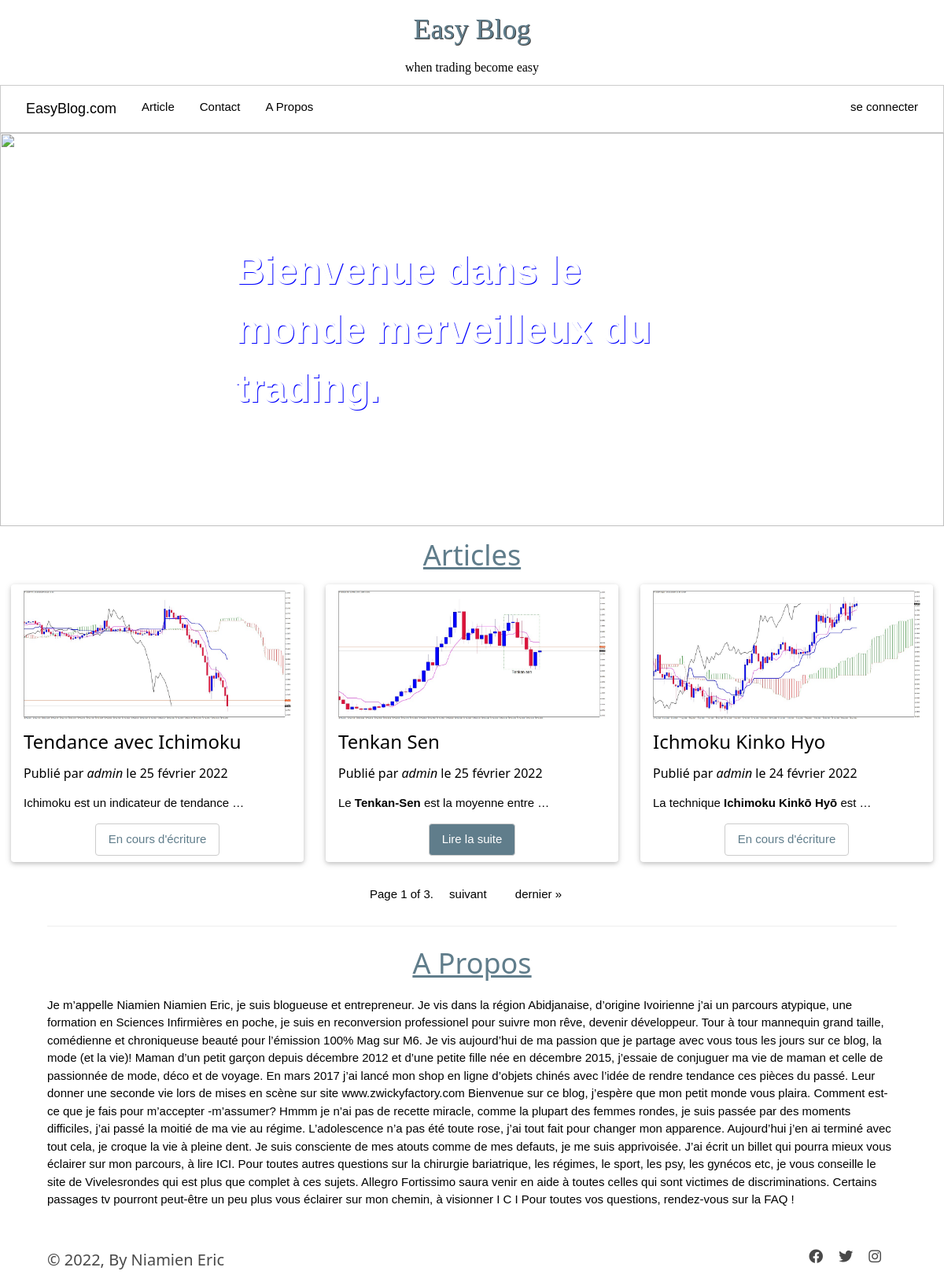
Before: / with the older database file.
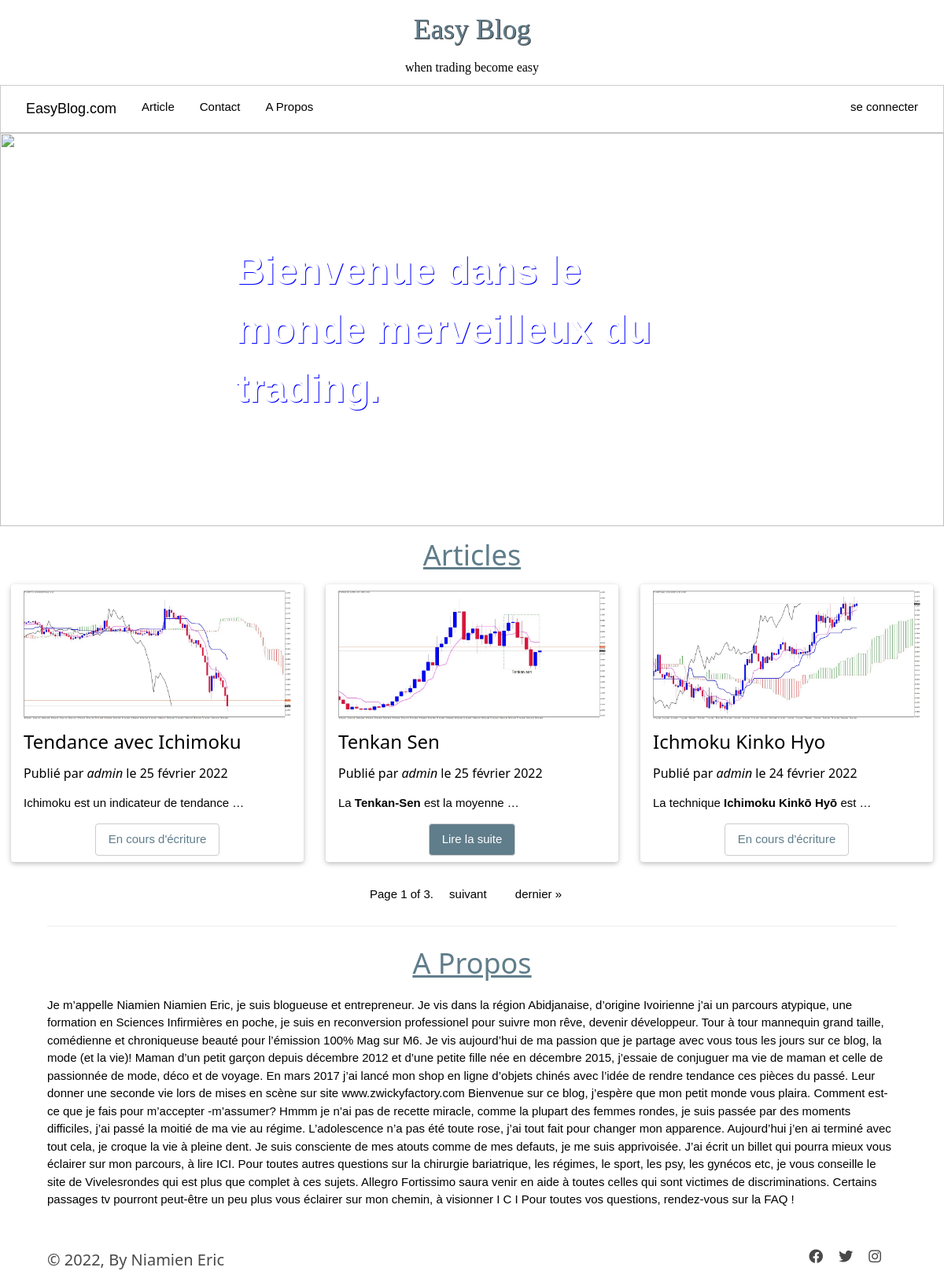
After: the same page with the newer database file.
### post/models.py (models this page shows, shortened)
class BlogPost(models.Model):
    title = models.CharField(max_length=255, unique=True, verbose_name="Titre")
    slug = models.SlugField(max_length=255, unique=True, blank=True)
    author = models.ForeignKey(User, on_delete=models.SET_NULL, null=True, blank=True)
    last_updated = models.DateTimeField(auto_now=True)
    created_on = models.DateField(blank=True, null=True)
    published = models.BooleanField(default=False, verbose_name="Publié")
    images = models.ImageField(upload_to='media')
    content =  HTMLField()
    class Meta:
        ordering = ['-created_on']
        verbose_name = "Article"
    @property
    def author_or_default(self):
        return self.author.username if self.author else "L'auteur inconnu"

### session/models.py (models this page shows)
class BlogUser(AbstractUser):
    pass

### post/views.py (the view)
# urls.py: path('', views.postAll, name='home'),
def postAll(request):
    home = True
    posts_all = BlogPost.objects.all()
    paginator = Paginator(posts_all, 3)
    page_number = request.GET.get('page')
    posts = paginator.get_page(page_number)
    context = {'posts':posts,'home':home}
    return render(request,'post/index.html',context)

### templates/post/index.html (shortened to what this page needs)
{% extends 'main.html' %}
{% load static %}
{% block headcontent %}
    <link rel="stylesheet" href="{% static 'css/index.css' %}">
{% endblock %}
{% block content %}
<div class="w3-display-container">
    <img  src="https://render.fineartamerica.com/images/images-profile-flow/350/images/artworkimages/medium/1/milkeweed-abstract-angela-king-jones.jpg" style="height: 500px; width: 100%;">
    <div class="w3-display-middle w3-text-white" style="font-size:50px; font-weight: bolder;text-shadow:1px 1px 0 blue">
        Bienvenue dans le monde merveilleux du trading.
    </div>
</div>
<h1 class="w3-center w3-text-blue-grey" id="article"><u>Articles</u></h1>
<div class="container-index">
    {% for post in posts %}
        <article class="article w3-card w3-round w3-padding">
            <img class="image" src="{{post.images.url}}" alt="" srcset="" style="width: 100%;">
            <h3>{{ post.title }}</h3>
            <h6>Publié par <i>{{ post.author_or_default }}</i> le {{ post.created_on|date:'j F Y' }}</h6>
            <p>{{ post.content|safe|truncatewords:6 }}</p>
            <div class="w3-container w3-center">
                {% if post.published %}
                    <a href="{% url 'details' post.slug %}" class="w3-button w3-blue-gray w3-border w3-round">Lire la suite</a>
                {% else %}
                    <a href="" class="w3-button w3-text-blue-grey w3-white w3-border w3-round">En cours d'écriture</a>
                {% endif %}
            </div>
        </article>
    {% endfor %}
</div>
<br>
<div class="w3-bar pagination  w3-center">
    <span class="step-links ">
        <span class="current">
            Page {{ posts.number }} of {{ posts.paginator.num_pages }}.
        </span>
        {% if posts.has_next %}
            <a class="w3-button" href="?page={{ posts.next_page_number }}#article">suivant</a>
            <a class="w3-button" href="?page={{ posts.paginator.num_pages }}#article">dernier &raquo;</a>
        {% endif %}
    </span>
</div>
<section style="margin: 10px 5%;">
    <hr>
    <h1 class="w3-center w3-text-blue-grey" id="about"><u>A Propos</u></h1>
    <p>
        Je m’appelle Niamien Niamien Eric, je suis blogueuse et entrepreneur. Je vis dans la région Abidjanaise, d’origine Ivoirienne j’ai un parcours atypique, une formation en Sciences Infirmières en poche, je suis en reconversion professionel pour suivre mon rêve, devenir développeur.
        Tour à tour mannequin grand taille, comédienne et chroniqueuse beauté pour l’émission 100% Mag sur M6. Je vis aujourd’hui de ma passion que je partage avec vous tous les jours sur ce blog, la mode (et la vie)!
        Maman d’un petit garçon depuis décembre 2012 et d’une petite fille née en décembre 2015, j’essaie de conjuguer ma vie de maman et celle de passionnée de mode, déco et de voyage.
        En mars 2017 j’ai lancé mon shop en ligne d’objets chinés avec l’idée de rendre tendance ces pièces du passé. Leur donner une seconde vie lors de mises en scène sur site www.zwickyfactory.com
        Bienvenue sur ce blog, j’espère que mon petit monde vous plaira.
        Comment est-ce que je fais pour m’accepter -m’assumer?
        Hmmm je n’ai pas de recette miracle, comme la plupart des femmes rondes, je suis passée par des moments difficiles, j’ai passé la moitié de ma vie au régime. L’adolescence n’a pas été toute rose, j’ai tout fait pour changer mon apparence. Aujourd’hui j’en ai terminé avec tout cela, je croque la vie à pleine dent. Je suis consciente de mes atouts comme de mes defauts, je me suis apprivoisée. J’ai écrit un billet qui pourra mieux vous éclairer sur mon parcours, à lire ICI.
        Pour toutes autres questions sur la chirurgie bariatrique, les régimes, le sport, les psy, les gynécos etc, je vous conseille le site de Vivelesrondes qui est plus que complet à ces sujets. Allegro Fortissimo saura venir en aide à toutes celles qui sont victimes de discriminations.
        Certains passages tv pourront peut-être un peu plus vous éclairer sur mon chemin, à visionner  I C I
        Pour toutes vos questions, rendez-vous sur la FAQ !
    </p>
</section>
{% endblock content %}

Changed rows visible on the page:
changed BlogPost "Tenkan Sen": content "Le Tenkan-Sen est la moyenne entre …" → "La Tenkan-Sen est la moyenne …"
